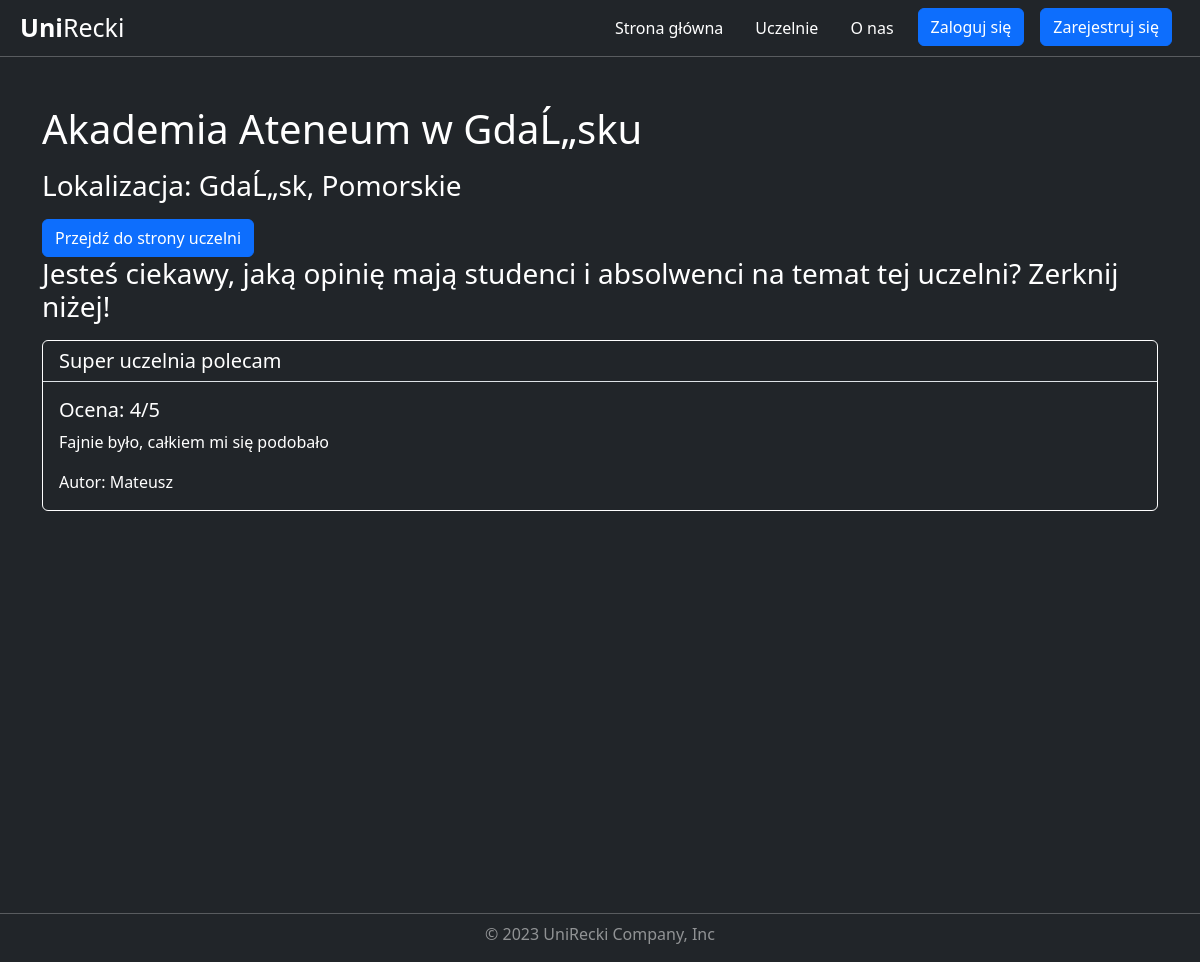
The app's page /university/1/, older data.
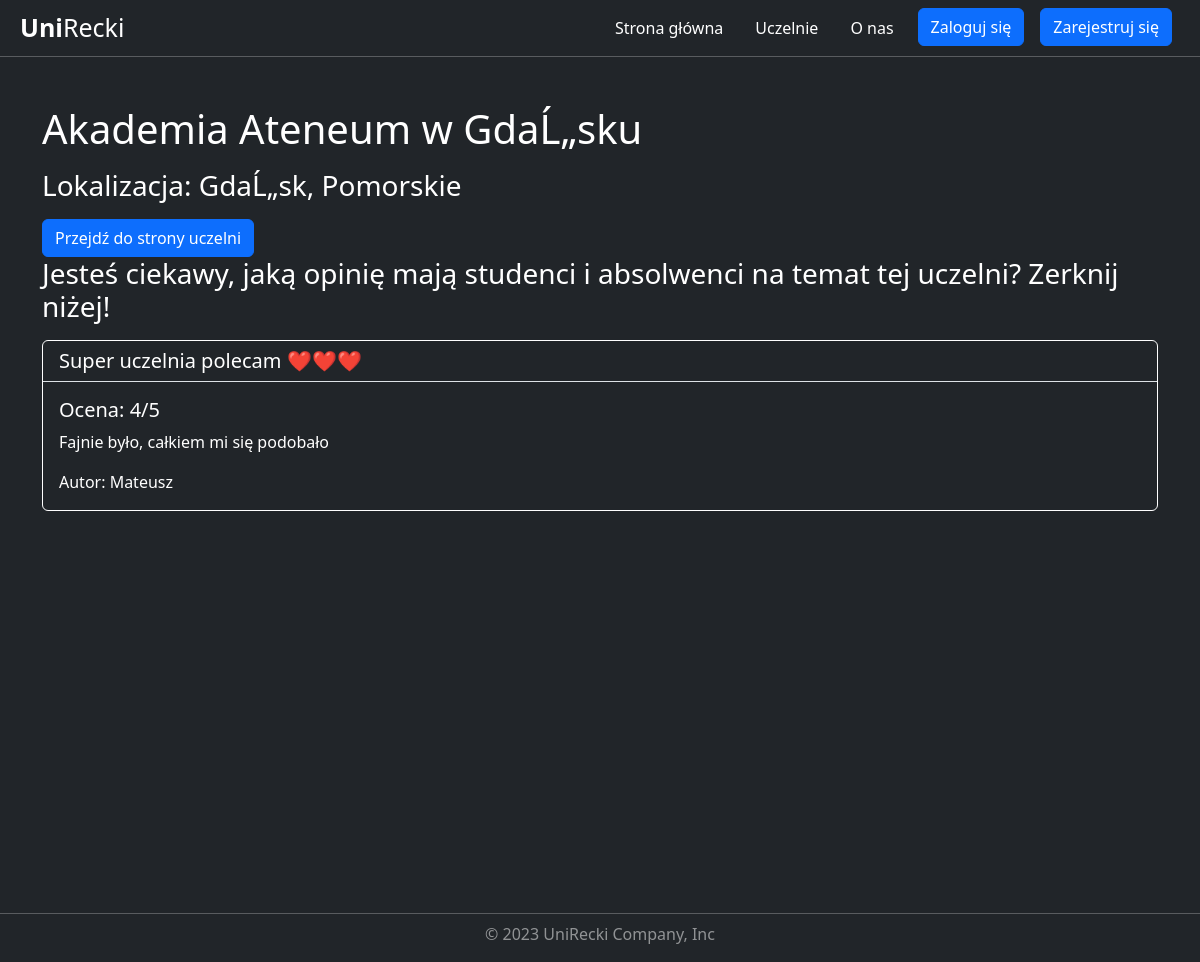
The same page, newer data.
### universities/models.py (models this page shows)
class Review(models.Model):
    title = models.CharField( max_length=150)
    description = models.CharField( max_length=150)
    rating = models.IntegerField(validators=[
            MaxValueValidator(5),
            MinValueValidator(1)
        ])
    university = models.ForeignKey(University, on_delete=models.CASCADE)
    user = models.ForeignKey(User, on_delete=models.CASCADE)
    class Meta:
        verbose_name = 'Review'
        verbose_name_plural = 'Reviews'

### universities/views.py (the view)
# urls.py: path('<int:pk>/', views.UniversityDetailView.as_view(), name='university_detail'),
class UniversityDetailView(DetailView):
    model = University
    template_name = 'universities/university_detail.html'  # Replace with your desired template name
    context_object_name = 'university'

### universities/templates/universities/university_detail.html (shortened to what this page needs)
{% extends "base.html" %}
{% load static %}
{% block css %}
    <link rel="stylesheet" href="{% static "universities/university_detail.css" %}">
{% endblock css %}
{% block content %}
    <div class="container mt-5">
        <h1 class="mb-3">{{ university.name }}</h1>
        <h3 class="mb-3">Lokalizacja: {{ university.city }}, {{ university.voivodeship | capfirst }}</h3>
        <a href="{{ university.link }}" class="btn btn-primary">Przejdź do strony uczelni</a>
        <h3 class="mb-3">Jesteś ciekawy, jaką opinię mają studenci i absolwenci na temat tej uczelni? Zerknij niżej!</h3>
        {% for review in university.review_set.all %}
            <div class="card bg-dark">
                <h5 class="card-header border-bottom">{{ review.title }}</h5>
                <div class="card-body">
                    <h5 class="card-title">Ocena: {{ review.rating }}/5</h5>
                    <p class="card-text">{{ review.description }}</p>
                    <p class="card-text">Autor: {{ review.user.username }}</p>
                </div>
            </div>
        {% empty %}
            <p>Brak opinii dla tej uczelni.</p>
        {% endfor %}
    </div>
{% endblock content %}

Row changes from the older to the newer data that the page shows:
changed Review "Fajnie było, całkiem mi się podobało": title "Super uczelnia polecam" → "Super uczelnia polecam ❤️❤️❤️"
